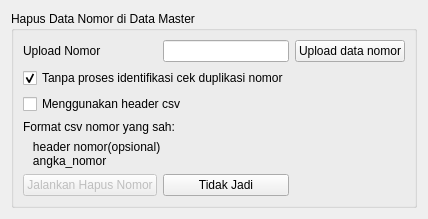
<?xml version="1.0" encoding="UTF-8"?>
<ui version="4.0">
 <class>HapusDataNomorDiMaster</class>
 <widget class="QDialog" name="HapusDataNomorDiMaster">
  <property name="geometry">
   <rect>
    <x>0</x>
    <y>0</y>
    <width>400</width>
    <height>197</height>
   </rect>
  </property>
  <property name="windowTitle">
   <string>Hapus Data Nomor di Data Master</string>
  </property>
  <layout class="QGridLayout" name="gridLayout_2">
   <item row="0" column="0">
    <layout class="QGridLayout" name="gridLayout">
     <item row="0" column="0">
      <widget class="QGroupBox" name="groupBox">
       <property name="title">
        <string>Hapus Data Nomor di Data Master</string>
       </property>
       <layout class="QGridLayout" name="gridLayout_4">
        <item row="0" column="0">
         <layout class="QGridLayout" name="gridLayout_3">
          <item row="3" column="0" colspan="3">
           <widget class="QLabel" name="label_3">
            <property name="text">
             <string>Format csv nomor yang sah:</string>
            </property>
           </widget>
          </item>
          <item row="0" column="1" colspan="2">
           <widget class="QLineEdit" name="lineEdit_upload_nomor">
            <property name="readOnly">
             <bool>true</bool>
            </property>
            <property name="clearButtonEnabled">
             <bool>true</bool>
            </property>
           </widget>
          </item>
          <item row="2" column="0" colspan="3">
           <widget class="QCheckBox" name="checkBox_is_use_header_csv">
            <property name="text">
             <string>Menggunakan header csv</string>
            </property>
           </widget>
          </item>
          <item row="6" column="0">
           <widget class="QPushButton" name="pushButton_jalankan_hapus_nomor">
            <property name="enabled">
             <bool>false</bool>
            </property>
            <property name="text">
             <string>Jalankan Hapus Nomor</string>
            </property>
           </widget>
          </item>
          <item row="0" column="3">
           <widget class="QPushButton" name="pushButton_upload_nomor_hapus">
            <property name="text">
             <string>Upload data nomor</string>
            </property>
           </widget>
          </item>
          <item row="0" column="0">
           <widget class="QLabel" name="label">
            <property name="text">
             <string>Upload Nomor</string>
            </property>
           </widget>
          </item>
          <item row="4" column="0" colspan="3">
           <widget class="QLabel" name="label_2">
            <property name="text">
             <string>   header nomor(opsional)
   angka_nomor</string>
            </property>
           </widget>
          </item>
          <item row="6" column="1" colspan="2">
           <widget class="QPushButton" name="pushbutton_tidak_jadi">
            <property name="text">
             <string>Tidak Jadi</string>
            </property>
           </widget>
          </item>
          <item row="1" column="0" colspan="3">
           <widget class="QCheckBox" name="checkBox">
            <property name="text">
             <string>Tanpa proses identifikasi cek duplikasi nomor</string>
            </property>
            <property name="checked">
             <bool>true</bool>
            </property>
           </widget>
          </item>
         </layout>
        </item>
       </layout>
      </widget>
     </item>
    </layout>
   </item>
  </layout>
 </widget>
 <resources/>
 <connections/>
</ui>
